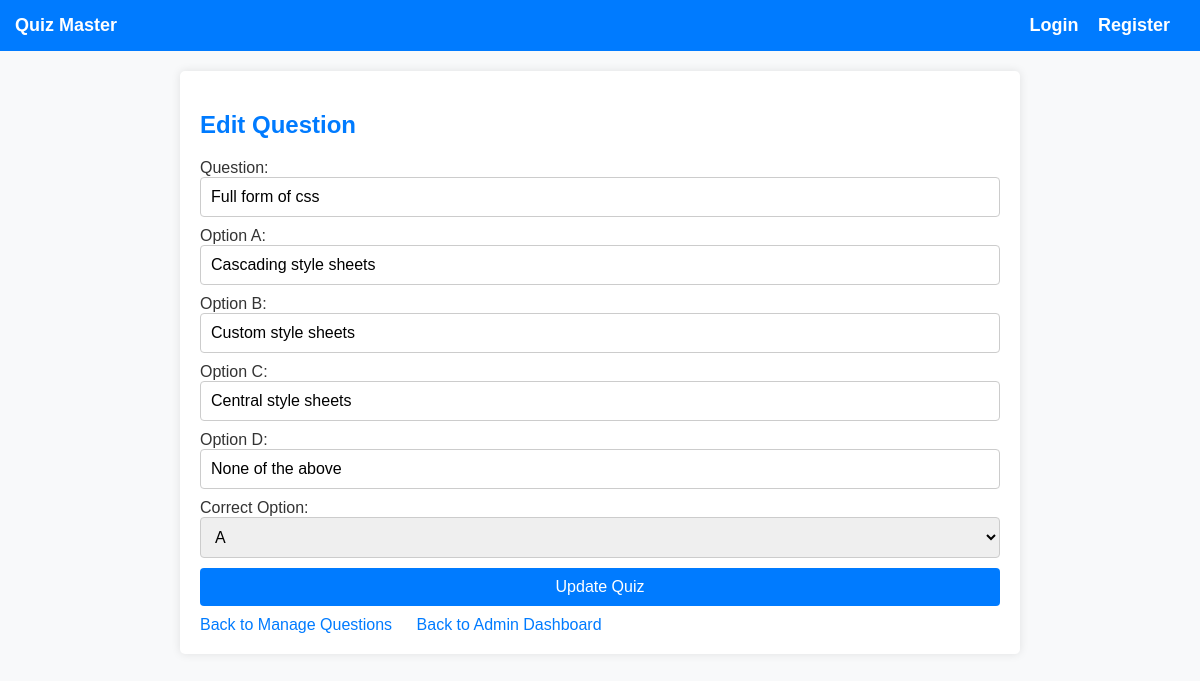
The page /edit_question/2 (signed in) on the database its author committed.
### models.py (models this page shows)
class Question(db.Model):
    id= db.Column(db.Integer,primary_key=True)
    text=db.Column(db.Text,nullable=False)
    option_a=db.Column(db.String(255),nullable=False)
    option_b=db.Column(db.String(255),nullable=False)
    option_c=db.Column(db.String(255),nullable=False)
    option_d=db.Column(db.String(255),nullable=False)
    correct_option=db.Column(db.String(1), nullable=False) #gives the correct option out of a,b,c,d
    quiz_id=db.Column(db.Integer,db.ForeignKey('quiz.id'),nullable=False)

### app.py (the view, shortened to what this page needs)
@app.route('/edit_question/<int:question_id>',methods=['GET','POST'])  #Edit Questions
def edit_question(question_id):
    if not session.get('user_id') or session.get('role') != 'admin':
        return "Access Denied. Users only.", 403
    question=Question.query.get_or_404(question_id)
    quizzes=Quiz.query.all()
    return render_template('edit_question.html',question=question,quizzes=quizzes)

### templates/edit_question.html (shortened to what this page needs)
{% extends 'base.html' %}
{% block content %}
    <h2>Edit Question</h2>
    <form method="POST">
        <label for="text">Question:</label>
        <input type="text" name="text" value="{{ question.text }}" required>
        <label for="option_a">Option A:</label>
        <input type="text" name="option_a" value="{{ question.option_a }}" required>
        <label for="option_b">Option B:</label>
        <input type="text" name="option_b" value="{{ question.option_b }}" required>
        <label for="option_c">Option C:</label>
        <input type="text" name="option_c" value="{{ question.option_c }}" required>
        <label for="option_d">Option D:</label>
        <input type="text" name="option_d" value="{{ question.option_d }}" required>
        <label for="correct_option">Correct Option:</label>
        <select name="correct_option" required>
            <option value="A" {% if question.correct_option=="A" %} selected {% endif %}>A</option>
        </select>
        <button type="submit">Update Quiz</button>
    </form>
    <span style="margin-right: 20px;">
        <a href="{{ url_for('manage_questions',quiz_id=question.quiz.id) }}">Back to Manage Questions</a>
    </span>
    <a href="{{ url_for('admin_dashboard') }}">Back to Admin Dashboard</a>
{% endblock %}

### static/style.css (style rules this page uses)
body { font-family:Arial,sans-serif; margin:0; padding:0; background-color: #f8f9fa; color: #333; }
h1, h2, h3 { color: #007bff; }
form { display: flex; flex-direction: column; }
form input, form select, form button { margin-bottom: 10px; padding: 10px; font-size: 16px; border: 1px solid #ccc; border-radius: 4px; }
form button { background-color: #007bff; color: white; border: none; cursor: pointer; }
a { color: #007bff; text-decoration: none; }

### rows shown on the page
Question: text "Full form of css", option_a "Cascading style sheets", option_b "Custom style sheets", option_c "Central style sheets", option_d "None of the above", correct_option "A"
